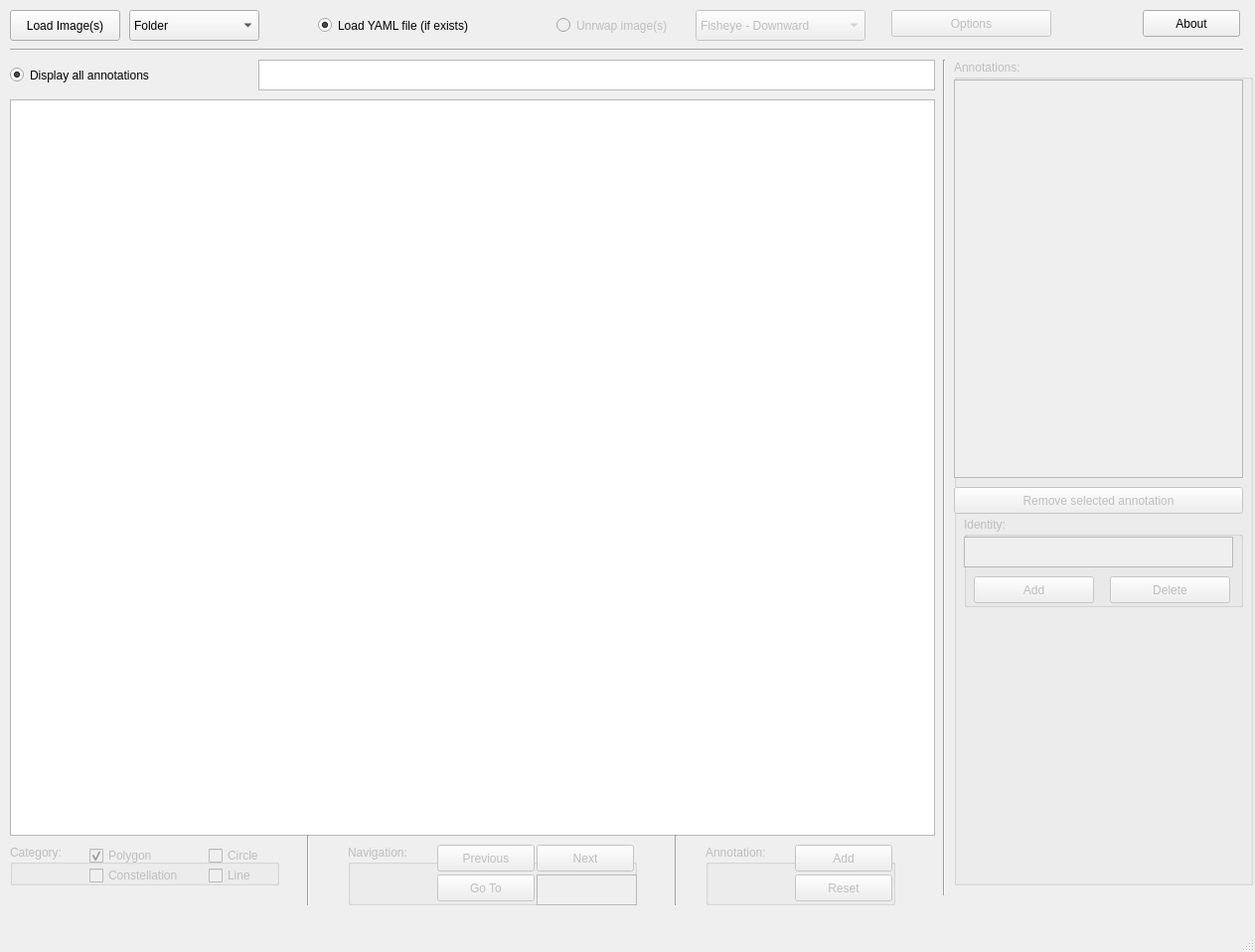
<?xml version="1.0" encoding="UTF-8"?>
<ui version="4.0">
 <class>MainWindow</class>
 <widget class="QMainWindow" name="MainWindow">
  <property name="windowModality">
   <enum>Qt::ApplicationModal</enum>
  </property>
  <property name="geometry">
   <rect>
    <x>0</x>
    <y>0</y>
    <width>1263</width>
    <height>958</height>
   </rect>
  </property>
  <property name="mouseTracking">
   <bool>true</bool>
  </property>
  <property name="acceptDrops">
   <bool>true</bool>
  </property>
  <property name="windowTitle">
   <string>Image Annotation for Ground Truth</string>
  </property>
  <property name="windowIcon">
   <iconset>
    <normaloff>icon.png</normaloff>icon.png</iconset>
  </property>
  <property name="autoFillBackground">
   <bool>true</bool>
  </property>
  <property name="unifiedTitleAndToolBarOnMac">
   <bool>false</bool>
  </property>
  <widget class="QWidget" name="centralwidget">
   <widget class="QPushButton" name="loadButton">
    <property name="geometry">
     <rect>
      <x>10</x>
      <y>10</y>
      <width>111</width>
      <height>31</height>
     </rect>
    </property>
    <property name="text">
     <string>Load Image(s)</string>
    </property>
   </widget>
   <widget class="QGraphicsView" name="graphicsView">
    <property name="geometry">
     <rect>
      <x>10</x>
      <y>100</y>
      <width>931</width>
      <height>741</height>
     </rect>
    </property>
    <property name="sizePolicy">
     <sizepolicy hsizetype="Maximum" vsizetype="Maximum">
      <horstretch>0</horstretch>
      <verstretch>0</verstretch>
     </sizepolicy>
    </property>
   </widget>
   <widget class="QRadioButton" name="loadYaml">
    <property name="geometry">
     <rect>
      <x>320</x>
      <y>10</y>
      <width>191</width>
      <height>31</height>
     </rect>
    </property>
    <property name="text">
     <string>Load YAML file (if exists)</string>
    </property>
    <property name="checked">
     <bool>true</bool>
    </property>
    <property name="autoExclusive">
     <bool>false</bool>
    </property>
   </widget>
   <widget class="QTextBrowser" name="textAddress">
    <property name="geometry">
     <rect>
      <x>260</x>
      <y>60</y>
      <width>681</width>
      <height>31</height>
     </rect>
    </property>
   </widget>
   <widget class="QComboBox" name="loadOption">
    <property name="geometry">
     <rect>
      <x>130</x>
      <y>10</y>
      <width>131</width>
      <height>31</height>
     </rect>
    </property>
    <property name="autoFillBackground">
     <bool>false</bool>
    </property>
    <property name="currentIndex">
     <number>0</number>
    </property>
    <item>
     <property name="text">
      <string>Folder</string>
     </property>
    </item>
    <item>
     <property name="text">
      <string>Single File</string>
     </property>
    </item>
   </widget>
   <widget class="Line" name="line">
    <property name="geometry">
     <rect>
      <x>10</x>
      <y>40</y>
      <width>1241</width>
      <height>20</height>
     </rect>
    </property>
    <property name="orientation">
     <enum>Qt::Horizontal</enum>
    </property>
   </widget>
   <widget class="QRadioButton" name="displayAnnotation">
    <property name="geometry">
     <rect>
      <x>10</x>
      <y>60</y>
      <width>181</width>
      <height>31</height>
     </rect>
    </property>
    <property name="text">
     <string>Display all annotations</string>
    </property>
    <property name="checked">
     <bool>true</bool>
    </property>
    <property name="autoExclusive">
     <bool>false</bool>
    </property>
   </widget>
   <widget class="QGroupBox" name="groupCategory">
    <property name="enabled">
     <bool>false</bool>
    </property>
    <property name="geometry">
     <rect>
      <x>10</x>
      <y>850</y>
      <width>271</width>
      <height>41</height>
     </rect>
    </property>
    <property name="title">
     <string>Category:</string>
    </property>
    <widget class="QCheckBox" name="catPoly">
     <property name="geometry">
      <rect>
       <x>80</x>
       <y>0</y>
       <width>97</width>
       <height>22</height>
      </rect>
     </property>
     <property name="text">
      <string>Polygon</string>
     </property>
     <property name="checked">
      <bool>true</bool>
     </property>
     <property name="autoExclusive">
      <bool>true</bool>
     </property>
    </widget>
    <widget class="QCheckBox" name="catConstellation">
     <property name="geometry">
      <rect>
       <x>80</x>
       <y>20</y>
       <width>121</width>
       <height>22</height>
      </rect>
     </property>
     <property name="text">
      <string>Constellation</string>
     </property>
     <property name="autoExclusive">
      <bool>true</bool>
     </property>
    </widget>
    <widget class="QCheckBox" name="catLine">
     <property name="geometry">
      <rect>
       <x>200</x>
       <y>20</y>
       <width>71</width>
       <height>22</height>
      </rect>
     </property>
     <property name="text">
      <string>Line</string>
     </property>
     <property name="autoExclusive">
      <bool>true</bool>
     </property>
    </widget>
    <widget class="QCheckBox" name="catCircle">
     <property name="geometry">
      <rect>
       <x>200</x>
       <y>0</y>
       <width>71</width>
       <height>22</height>
      </rect>
     </property>
     <property name="text">
      <string>Circle</string>
     </property>
     <property name="autoExclusive">
      <bool>true</bool>
     </property>
    </widget>
   </widget>
   <widget class="QGroupBox" name="groupNavigation">
    <property name="enabled">
     <bool>false</bool>
    </property>
    <property name="geometry">
     <rect>
      <x>350</x>
      <y>850</y>
      <width>291</width>
      <height>61</height>
     </rect>
    </property>
    <property name="title">
     <string>Navigation:</string>
    </property>
    <widget class="QPushButton" name="navPrev">
     <property name="geometry">
      <rect>
       <x>90</x>
       <y>0</y>
       <width>98</width>
       <height>27</height>
      </rect>
     </property>
     <property name="text">
      <string>Previous</string>
     </property>
    </widget>
    <widget class="QPushButton" name="navNext">
     <property name="geometry">
      <rect>
       <x>190</x>
       <y>0</y>
       <width>98</width>
       <height>27</height>
      </rect>
     </property>
     <property name="text">
      <string>Next</string>
     </property>
    </widget>
    <widget class="QPushButton" name="navGoto">
     <property name="geometry">
      <rect>
       <x>90</x>
       <y>30</y>
       <width>98</width>
       <height>27</height>
      </rect>
     </property>
     <property name="text">
      <string>Go To</string>
     </property>
    </widget>
    <widget class="QTextEdit" name="navigationCounter">
     <property name="geometry">
      <rect>
       <x>190</x>
       <y>30</y>
       <width>101</width>
       <height>31</height>
      </rect>
     </property>
    </widget>
   </widget>
   <widget class="QGroupBox" name="groupAnnotation">
    <property name="enabled">
     <bool>false</bool>
    </property>
    <property name="geometry">
     <rect>
      <x>710</x>
      <y>850</y>
      <width>191</width>
      <height>61</height>
     </rect>
    </property>
    <property name="title">
     <string>Annotation:</string>
    </property>
    <widget class="QPushButton" name="annotateReset">
     <property name="geometry">
      <rect>
       <x>90</x>
       <y>30</y>
       <width>98</width>
       <height>27</height>
      </rect>
     </property>
     <property name="text">
      <string>Reset</string>
     </property>
    </widget>
    <widget class="QPushButton" name="annotateAdd">
     <property name="geometry">
      <rect>
       <x>90</x>
       <y>0</y>
       <width>98</width>
       <height>27</height>
      </rect>
     </property>
     <property name="text">
      <string>Add</string>
     </property>
    </widget>
   </widget>
   <widget class="Line" name="line_3">
    <property name="geometry">
     <rect>
      <x>670</x>
      <y>840</y>
      <width>20</width>
      <height>71</height>
     </rect>
    </property>
    <property name="orientation">
     <enum>Qt::Vertical</enum>
    </property>
   </widget>
   <widget class="Line" name="line_4">
    <property name="geometry">
     <rect>
      <x>300</x>
      <y>840</y>
      <width>20</width>
      <height>71</height>
     </rect>
    </property>
    <property name="orientation">
     <enum>Qt::Vertical</enum>
    </property>
   </widget>
   <widget class="QGroupBox" name="groupAnnotationList">
    <property name="enabled">
     <bool>false</bool>
    </property>
    <property name="geometry">
     <rect>
      <x>960</x>
      <y>60</y>
      <width>301</width>
      <height>831</height>
     </rect>
    </property>
    <property name="title">
     <string>Annotations:</string>
    </property>
    <widget class="QListWidget" name="annotationList">
     <property name="geometry">
      <rect>
       <x>0</x>
       <y>20</y>
       <width>291</width>
       <height>401</height>
      </rect>
     </property>
    </widget>
    <widget class="QPushButton" name="annotationRemove">
     <property name="geometry">
      <rect>
       <x>0</x>
       <y>430</y>
       <width>291</width>
       <height>27</height>
      </rect>
     </property>
     <property name="text">
      <string>Remove selected annotation</string>
     </property>
    </widget>
    <widget class="QGroupBox" name="groupAnnotationID">
     <property name="geometry">
      <rect>
       <x>10</x>
       <y>460</y>
       <width>281</width>
       <height>91</height>
      </rect>
     </property>
     <property name="title">
      <string>Identity:</string>
     </property>
     <widget class="QPlainTextEdit" name="annotationIDtext">
      <property name="geometry">
       <rect>
        <x>0</x>
        <y>20</y>
        <width>271</width>
        <height>31</height>
       </rect>
      </property>
     </widget>
     <widget class="QPushButton" name="annotationIdAdd">
      <property name="geometry">
       <rect>
        <x>10</x>
        <y>60</y>
        <width>121</width>
        <height>27</height>
       </rect>
      </property>
      <property name="text">
       <string>Add</string>
      </property>
     </widget>
     <widget class="QPushButton" name="annotationIdDelete">
      <property name="geometry">
       <rect>
        <x>147</x>
        <y>60</y>
        <width>121</width>
        <height>27</height>
       </rect>
      </property>
      <property name="text">
       <string>Delete</string>
      </property>
     </widget>
    </widget>
   </widget>
   <widget class="Line" name="line_5">
    <property name="geometry">
     <rect>
      <x>940</x>
      <y>60</y>
      <width>20</width>
      <height>841</height>
     </rect>
    </property>
    <property name="orientation">
     <enum>Qt::Vertical</enum>
    </property>
   </widget>
   <widget class="QPushButton" name="aboutButton">
    <property name="geometry">
     <rect>
      <x>1150</x>
      <y>10</y>
      <width>98</width>
      <height>27</height>
     </rect>
    </property>
    <property name="text">
     <string>About</string>
    </property>
   </widget>
   <widget class="QComboBox" name="unwrapOption">
    <property name="enabled">
     <bool>false</bool>
    </property>
    <property name="geometry">
     <rect>
      <x>700</x>
      <y>10</y>
      <width>171</width>
      <height>31</height>
     </rect>
    </property>
    <property name="currentIndex">
     <number>0</number>
    </property>
    <item>
     <property name="text">
      <string>Fisheye - Downward</string>
     </property>
    </item>
    <item>
     <property name="text">
      <string>Fisheye - Forward</string>
     </property>
    </item>
    <item>
     <property name="text">
      <string>OminCam</string>
     </property>
    </item>
   </widget>
   <widget class="QRadioButton" name="unwrapFlag">
    <property name="enabled">
     <bool>false</bool>
    </property>
    <property name="geometry">
     <rect>
      <x>560</x>
      <y>10</y>
      <width>151</width>
      <height>31</height>
     </rect>
    </property>
    <property name="text">
     <string>Unrwap image(s)</string>
    </property>
    <property name="checked">
     <bool>false</bool>
    </property>
    <property name="autoExclusive">
     <bool>false</bool>
    </property>
   </widget>
   <widget class="QPushButton" name="AdvanceOptionS">
    <property name="enabled">
     <bool>false</bool>
    </property>
    <property name="geometry">
     <rect>
      <x>897</x>
      <y>10</y>
      <width>161</width>
      <height>27</height>
     </rect>
    </property>
    <property name="text">
     <string>Options</string>
    </property>
   </widget>
  </widget>
  <widget class="QMenuBar" name="menubar">
   <property name="geometry">
    <rect>
     <x>0</x>
     <y>0</y>
     <width>1263</width>
     <height>25</height>
    </rect>
   </property>
  </widget>
  <widget class="QStatusBar" name="statusbar"/>
 </widget>
 <resources/>
 <connections/>
</ui>
